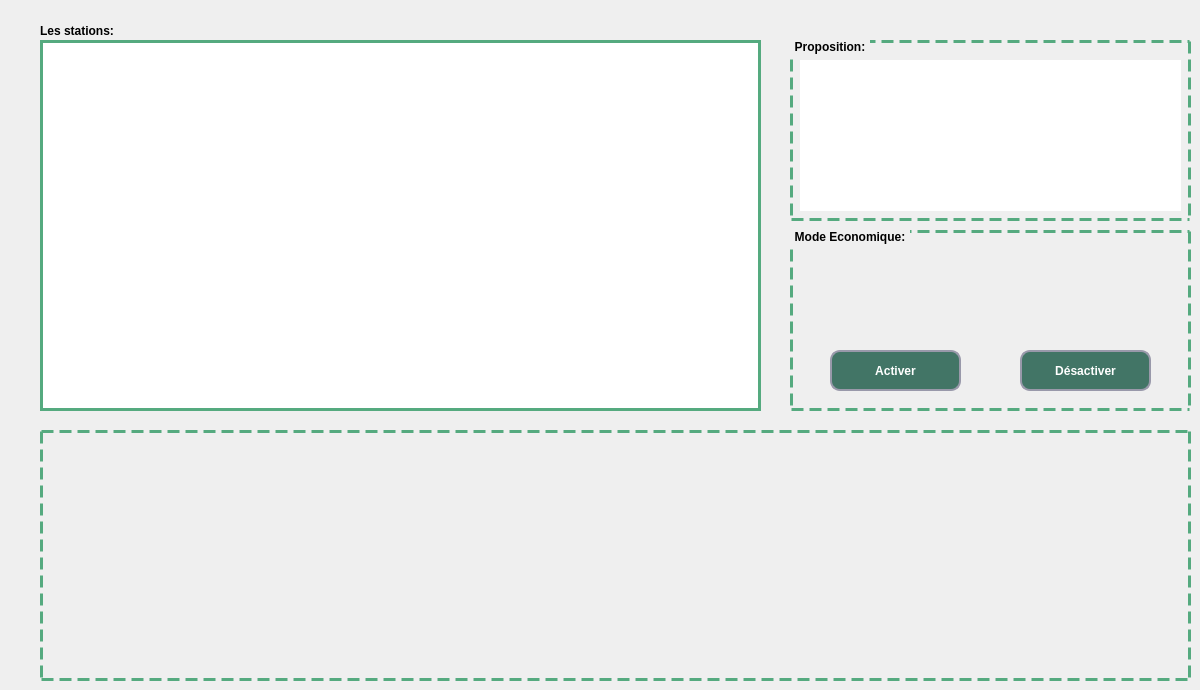
     <widget class="QWidget" name="Etude_de_station">
      <attribute name="title">
       <string>Etude de station</string>
      </attribute>
      <widget class="QGroupBox" name="Proposition">
       <property name="geometry">
        <rect>
         <x>790</x>
         <y>40</y>
         <width>401</width>
         <height>181</height>
        </rect>
       </property>
       <property name="styleSheet">
        <string notr="true">QGroupBox {
    border: 3px dashed rgb(85, 170, 127);
    margin-top: 1ex; /* leave space at the top for the title */
font: 75 9pt &quot;MS Shell Dlg 2&quot;;
font-weight: bold;
}

QGroupBox::title {
    subcontrol-origin: margin;
    padding: 0 3px;
}
</string>
       </property>
       <property name="title">
        <string>Proposition:</string>
       </property>
       <widget class="QLabel" name="label_9">
        <property name="geometry">
         <rect>
          <x>10</x>
          <y>20</y>
          <width>381</width>
          <height>151</height>
         </rect>
        </property>
        <property name="autoFillBackground">
         <bool>false</bool>
        </property>
        <property name="styleSheet">
         <string notr="true">font: 12pt &quot;MS Shell Dlg 2&quot;;
QLabel {
    vertical-align: top;
}
</string>
        </property>
        <property name="text">
         <string/>
        </property>
       </widget>
       <widget class="QTextBrowser" name="textBrowser">
        <property name="geometry">
         <rect>
          <x>10</x>
          <y>20</y>
          <width>381</width>
          <height>151</height>
         </rect>
        </property>
        <property name="styleSheet">
         <string notr="true">QScrollBar:horizontal {
    border: 2px solid grey;
    background: #3f7265;
    height: 15px;
    margin: 0px 20px 0 20px;
}
QScrollBar::handle:horizontal {
    background:rgb(238, 238, 238);
    min-width: 20px;
}
QScrollBar::add-line:horizontal {
    border: 2px solid grey;
    background: #3f7265;
    width: 20px;
    subcontrol-position: right;
    subcontrol-origin: margin;
}

QScrollBar::sub-line:horizontal {
    border: 2px solid grey;
    background: #3f7265;
    width: 20px;
    subcontrol-position: left;
    subcontrol-origin: margin;
}
QTextBrowser {
    border: 0px solid rgb(85, 170, 127);
    inner-border: 3px dashed rgb(85, 170, 127);
    margin-top: 1ex; /* leave space at the top for the title */
font: 13pt &quot;MS Shell Dlg 2&quot;;
}

</string>
        </property>
       </widget>
      </widget>
      <widget class="QLabel" name="statestique">
       <property name="geometry">
        <rect>
         <x>40</x>
         <y>430</y>
         <width>1151</width>
         <height>251</height>
        </rect>
       </property>
       <property name="styleSheet">
        <string notr="true">QLabel {
    border: 3px dashed rgb(85, 170, 127);
    margin-top: 1ex; /* leave space at the top for the title */
font: 10pt &quot;MS Shell Dlg 2&quot;;
}
</string>
       </property>
       <property name="text">
        <string/>
       </property>
       <property name="scaledContents">
        <bool>true</bool>
       </property>
      </widget>
      <widget class="QLabel" name="label_2">
       <property name="geometry">
        <rect>
         <x>40</x>
         <y>20</y>
         <width>151</width>
         <height>21</height>
        </rect>
       </property>
       <property name="styleSheet">
        <string notr="true">QLabel{
font: 75 12pt &quot;MS Shell Dlg 2&quot;;
font-weight: bold;}</string>
       </property>
       <property name="text">
        <string>Les stations:</string>
       </property>
      </widget>
      <widget class="QTableView" name="tableView_station_2">
       <property name="geometry">
        <rect>
         <x>40</x>
         <y>40</y>
         <width>721</width>
         <height>371</height>
        </rect>
       </property>
       <property name="styleSheet">
        <string notr="true">QHeaderView::section {
	font: 75 9pt &quot;MS Shell Dlg 2&quot;;
font-weight: bold;
	color:rgb(66,117,102);
    padding: 4px;
    border-style: solid ;
    border-bottom: 2px solid rgb(85, 170, 127) ;
    border-right: 2px solid rgb(85, 170, 127) ;
}
QScrollBar:horizontal {
    border: 2px solid grey;
    background: #3f7265;
    height: 15px;
    margin: 0px 20px 0 20px;
}
QScrollBar::handle:horizontal {
    background:rgb(238, 238, 238);
    min-width: 20px;
}
QScrollBar::add-line:horizontal {
    border: 2px solid grey;
    background: #3f7265;
    width: 20px;
    subcontrol-position: right;
    subcontrol-origin: margin;
}

QScrollBar::sub-line:horizontal {
    border: 2px solid grey;
    background: #3f7265;
    width: 20px;
    subcontrol-position: left;
    subcontrol-origin: margin;
}
QTableView {
    border: 3px solid rgb(85, 170, 127);
    inner-border: 3px dashed rgb(85, 170, 127);
    margin-top: 1ex; /* leave space at the top for the title */
font: 10pt &quot;MS Shell Dlg 2&quot;;
}

</string>
       </property>
      </widget>
      <widget class="QGroupBox" name="Proposition_2">
       <property name="geometry">
        <rect>
         <x>790</x>
         <y>230</y>
         <width>401</width>
         <height>181</height>
        </rect>
       </property>
       <property name="styleSheet">
        <string notr="true">QGroupBox {
    border: 3px dashed rgb(85, 170, 127);
    margin-top: 1ex; /* leave space at the top for the title */
font: 75 9pt &quot;MS Shell Dlg 2&quot;;
font-weight: bold;
}

QGroupBox::title {
    subcontrol-origin: margin;
    padding: 0 3px;
}
</string>
       </property>
       <property name="title">
        <string>Mode Economique:</string>
       </property>
       <widget class="QPushButton" name="pushButton_Eco">
        <property name="geometry">
         <rect>
          <x>40</x>
          <y>120</y>
          <width>131</width>
          <height>41</height>
         </rect>
        </property>
        <property name="styleSheet">
         <string notr="true">QPushButton{
 background: rgb(66, 117, 102);
border-radius:10px;
border-style:solid;
border-width:2px;
border-color:#9999aa;
color:white;
font: 75 9pt &quot;MS Shell Dlg 2&quot;;
font-weight: bold;
}
QPushButton:enabled{
 background-color: rgb(66, 117, 102);
color:white;
}

QPushButton:pressed{
 background-color: qlineargradient(spread:pad, x1:0.5, y1:0.0342727, x2:0.5, y2:1, stop:0 rgba(0, 255, 255, 255), stop:1 rgba(255, 255, 255, 255));
color:#fffffe;
}

QPushButton:hover:!pressed{
 background-color:   rgb(221,222,217);
color:#0c2f70;
}

QPushButton:disabled{
background-color:rgb(66, 117, 102);
color:#ffffff;
}</string>
        </property>
        <property name="text">
         <string>Activer</string>
        </property>
       </widget>
       <widget class="QPushButton" name="pushButton_Eco_des">
        <property name="geometry">
         <rect>
          <x>230</x>
          <y>120</y>
          <width>131</width>
          <height>41</height>
         </rect>
        </property>
        <property name="styleSheet">
         <string notr="true">QPushButton{
 background: rgb(66, 117, 102);
border-radius:10px;
border-style:solid;
border-width:2px;
border-color:#9999aa;
color:white;
font: 75 9pt &quot;MS Shell Dlg 2&quot;;
font-weight: bold;
}
QPushButton:enabled{
 background-color: rgb(66, 117, 102);
color:white;
}

QPushButton:pressed{
 background-color: qlineargradient(spread:pad, x1:0.5, y1:0.0342727, x2:0.5, y2:1, stop:0 rgba(0, 255, 255, 255), stop:1 rgba(255, 255, 255, 255));
color:#fffffe;
}

QPushButton:hover:!pressed{
 background-color:   rgb(221,222,217);
color:#0c2f70;
}

QPushButton:disabled{
background-color:rgb(66, 117, 102);
color:#ffffff;
}</string>
        </property>
        <property name="text">
         <string>Désactiver</string>
        </property>
       </widget>
       <widget class="QLabel" name="label_4">
        <property name="geometry">
         <rect>
          <x>155</x>
          <y>28</y>
          <width>91</width>
          <height>71</height>
         </rect>
        </property>
        <property name="text">
         <string/>
        </property>
        <property name="scaledContents">
         <bool>true</bool>
        </property>
       </widget>
      </widget>
     </widget>
